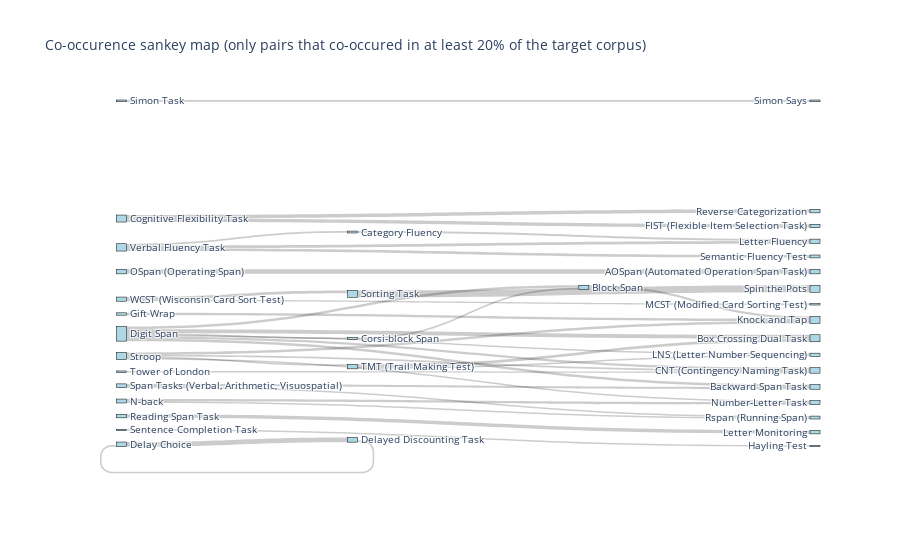

The notebook cell saved with this chart:
### Markdown cell above
Or plot the normalized percentages:

### Code cell
import plotly.graph_objects as go

# uncomment to open fig in the browser instead of embedding into the notebook
# import plotly.io as pio; pio.renderers.default = 'browser'

MIN_COOCCURENCE_PCT = 20

# prep data for sankey
cooc_df = pd.DataFrame(cooccurences_normalized_pct).unstack().reset_index().rename(
  columns={'level_0': 'target', 'level_1': 'source', 0: 'cooccurence_pct'}
)

index_to_test_mapping = {i:c for i,c in enumerate(cognitive_tests)}
# df.replace({'task_i': index_to_test_mapping, 'task_j': index_to_test_mapping}, inplace=True)

# only pairs that co-occured at least 50 times
cooc_df = cooc_df.query('cooccurence_pct > @MIN_COOCCURENCE_PCT')


fig = go.Figure(data=[go.Sankey(
    node = dict(
      pad = 10,
      thickness = 10,
      line = dict(color = 'black', width = 0.5),
      label = cognitive_tests,
      color = 'lightblue'
    ),
    link = dict(
      source = cooc_df['source'],
      target = cooc_df['target'],
      value = cooc_df['cooccurence_pct']
  ))])

fig.update_layout(title_text=f'Co-occurence sankey map (only pairs that co-occured in at least {MIN_COOCCURENCE_PCT}% of the target corpus)', font_size=10)

fig.write_html('../outputs/cooccurences/sankey_map_normalized_plotly.html')

fig.show()

### Figure 1 — Plotly figure (JSON) as saved in the notebook; plotly's stock layout.template omitted (floating-point values rounded to 4 significant figures)
{"data": [{"link": {"source": [33, 71, 50, 20, 13, 1, 13, 8, 24, 32, 31, 77, 54, 13, 15, 0, 71, 50, 13, 61, 32, 36, 13, 32, 62, 3, 0, 1, 36, 12, 71, 32, 13, 61, 22], "target": [2, 2, 7, 14, 15, 16, 16, 19, 19, 19, 21, 22, 23, 24, 24, 31, 33, 35, 37, 37, 38, 38, 41, 41, 41, 42, 46, 52, 52, 55, 56, 61, 66, 66, 77], "value": [27.3, 37.53, 50, 25, 22.54, 33.33, 33.33, 33.33, 33.33, 33.33, 100, 22.43, 65.22, 37.5, 25, 38.84, 25.34, 50, 60, 40, 23.53, 35.29, 33.33, 22.22, 22.22, 50, 20.37, 20.83, 20.83, 20.55, 41.51, 22.1, 21.67, 24.17, 66.44]}, "node": {"color": "lightblue", "label": ["WCST (Wisconsin Card Sort Test)", "Span Tasks (Verbal, Arithmetic, Visuospatial)", "Letter Fluency", "Reading Span Task", "Balance Beam Task", "RLG (Random Letter Generation Task)", "Auditory Attention", "Reverse Categorization", "Gift Wrap", "Anti-Saccade Task", "DCCS (Dimentional Change Card Sort)", "Sentence Repetition Task", "Sentence Completion Task", "Digit Span", "Simon Says", "Corsi-block Span", "Backward Span Task", "RNG (Random Number Generation Task)", "Incompatibility Test", "Knock and Tap", "Simon Task", "Spin the Pots", "Delay Choice", "AOSpan (Automated Operation Span Task)", "Block Span", "Odd One Out", "Flexibility Test", "Reversal Learning", "Cued Unpredictable Switch Task", "Self Control Schedule", "LFT (Lexical Fluency Test)", "Sorting Task", "Stroop", "Category Fluency", "PVT (Psychomotor Vigilance Task)", "FIST (Flexible Item Selection Task)", "N-back", "Box Crossing Dual Task", "Number-Letter Task", "Head-Toes-Knees-Shoulders Tasks", "Stop-Signal Task", "CNT (Contingency Naming Task)", "Letter Monitoring", "Boxes Task", "D2 Target Detection", "CPT (Continuous Performance Task)", "MCST (Modified Card Sorting Test)", "Object Substitution Task", "IGT (Iowa Gambling Task)", "Flanker Task", "Cognitive Flexibility Task", "Local-Global Task", "Rspan (Running Span)", "Keep Track Task", "OSpan (Operating Span)", "Hayling Test", "Semantic Fluency Test", "PEG (Pencil Tapping Task)", "Shape School", "Counting Span Task", "Gift Delay", "TMT (Trail Making Test)", "Tower of London", "Tower of Hanoi", "Snack Delay", "ANT (Attention Network Test)", "LNS (Letter Number Sequencing)", "GoNoGo (Digit, Figure)", "S-R Compatibility Task", "Category Switch Task", "Analogy Making Task", "Verbal Fluency Task", "Delayed Alteration Task", "Color Shape Task", "Dimension Switching Task", "Nine Boxes", "Block Design Subtest", "Delayed Discounting Task"], "line": {"color": "black", "width": 0.5}, "pad": 10, "thickness": 10}, "type": "sankey"}], "layout": {"font": {"size": 10}, "title": {"text": "Co-occurence sankey map (only pairs that co-occured in at least 20% of the target corpus)"}}}
